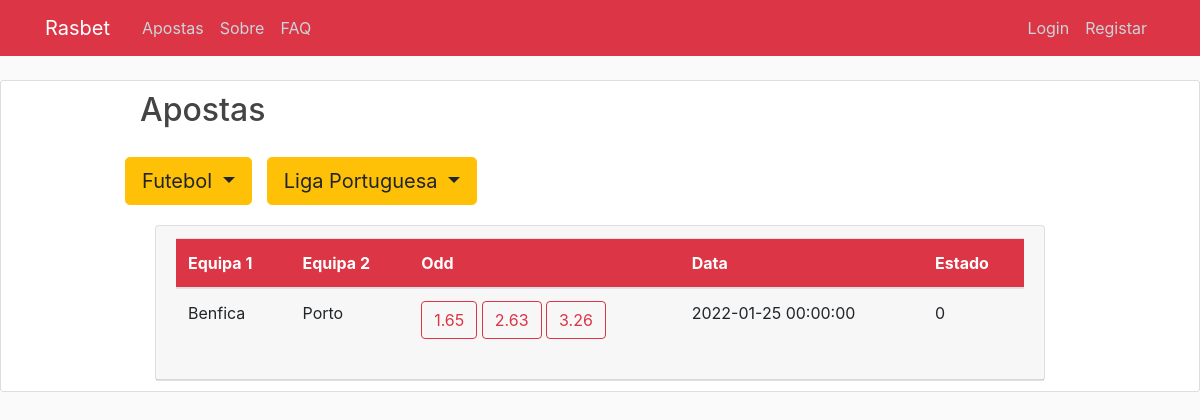
The page /bets/0/0 on the database its author committed.
### rasbet/models.py (models this page shows, shortened)
class Sport(db.Model):
    id = db.Column(db.Integer, primary_key = True, autoincrement=True)
    name = db.Column(db.String(120), unique = True, nullable = False)
    competitions = db.relationship("Competition")

class Competition(db.Model):
    id = db.Column(db.Integer, primary_key = True, autoincrement=True)
    name = db.Column(db.String(120), unique = False, nullable = False)
    sport_id = db.Column(db.Integer, db.ForeignKey('sport.id' ), nullable=False)
    events = db.relationship("Event")

class Event(db.Model):
    id = db.Column(db.Integer, primary_key = True, autoincrement=True)
    name = db.Column(db.String(50), nullable=False)
    start_date = db.Column(db.DateTime, nullable = False)
    state = db.Column(db.String(20), unique = False, nullable = False)
    competition_id = db.Column(db.Integer, db.ForeignKey('competition.id' ), nullable=False)
    odds = db.relationship("Odd")

class Participant(db.Model):
    id = db.Column(db.Integer, primary_key = True, autoincrement=True)
    name = db.Column(db.String(120), unique = True, nullable = False)
    odds = db.relationship("Odd")

class Odd(db.Model):
    id = db.Column(db.Integer, primary_key = True, autoincrement=True)
    value = db.Column(db.Float, unique = False, nullable = False)
    participant_id = db.Column(db.Integer, db.ForeignKey('participant.id' ), nullable = True)
    event_id = db.Column(db.Integer, db.ForeignKey('event.id' ), nullable=False)
    bo = db.relationship("BetOdd")

### rasbet/routes.py (the view)
@app.route("/bets/<sport_id>/<competition_id>")
def bets(sport_id, competition_id):
    balance = None
    symbol = None
    if current_user.is_authenticated:
        balance = round(Wallet.query.filter_by(user_id=current_user.id,currency_id=current_user.currency_fav).first().balance, 2)
        symbol = Currency.query.filter_by(id=current_user.currency_fav).first().symbol
    competition_name = None
    sports = Sport.query.all()
    events = []
    e = []
    sport_name = Sport.query.filter_by(id=sport_id).first().name
    competitions = Competition.query.filter_by(sport_id=sport_id).all()
    if competition_id == "-1":
        for c in competitions:
            e += Event.query.filter_by(competition_id=c.id).all()
    else:
        competition_name = Competition.query.filter_by(id=competition_id).first().name
        e = Event.query.filter_by(competition_id=competition_id).all()
    for ee in e:
        odd = Odd.query.filter_by(event_id=ee.id).all()
        p = []
        for o in odd:
            p.append(Participant.query.filter_by(id=o.participant_id).first())
        events.append([ee, odd, p])
    if current_user.is_authenticated:
        return render_template('bets_logged_in.html', title='Bets',
                               sport_id=sport_id, sport_name=sport_name, sports = sports,
                               competition_id=competition_id, competition_name=competition_name, competitions=competitions,
                               events = events, balance=balance, symbol=symbol)
    else:
        return render_template('bets_logged_out.html', title='Bets',
                               sport_id=sport_id, sport_name=sport_name, sports = sports,
                               competition_id=competition_id, competition_name=competition_name, competitions=competitions,
                               events = events, balance=balance, symbol=symbol)

### rasbet/templates/bets_logged_out.html (shortened to what this page needs)
{% extends "layout.html" %}
{% block content %}
<div class="col-md-10 mx-auto">
    <div class="content-wrapper">
        <h2>Apostas</h2>
        <section class="content-header" style="padding-top:20px ">
            <div class="row">
                <div class="col-2.5" style="align-self: flex-end;">
                    <div big class="dropdown">
                        <button class="btn btn-warning dropdown-toggle btn-lg" type="button" id="dropdownMenuButton"
                            data-toggle="dropdown" aria-haspopup="true" aria-expanded="false">
                            {{ sport_name }}
                        </button>
                    </div>
                </div>
                <div class="col-3" style="align-self: flex-end;">
                    <div big class="dropdown">
                        <button class="btn btn-warning dropdown-toggle btn-lg" type="button" id="dropdownMenuButton"
                            data-toggle="dropdown" aria-haspopup="true" aria-expanded="false">
                            {% if competition_id != "-1" %}
                            {{ competition_name }}
                            {% else %}
                            Competições
                            {% endif %}
                        </button>
                    </div>
                </div>
            </div>
        </section>
        <section class="content" style="padding-top:20px ">
            <div class="container-fluid">
                <div class="row-2">
                    <div class="card">
                        <div class="card-header">
                            <table class="table" size="padding: 8em">
                                {% if sport_id == "0" %}
                                <thead class="p-3 mb-2 bg-danger text-white">
                                    <tr>
                                        <th scope="col">Equipa 1</th>
                                        <th scope="col">Equipa 2</th>
                                        <th>Odd</th>
                                        <th scope="col">Data</th>
                                        <th scope="col">Estado</th>
                                    </tr>
                                </thead>
                                <tbody>
                                    {% for ee, odd, p in events %}
                                    <tr>
                                        <td>{{ p[0].name }}</td>
                                        <td>{{ p[2].name }}</td>
                                        <td>
                                            <button type="button" class="btn btn-outline-danger">
                                                {{ odd[0].value }}
                                            </button>
                                            <button type="button" class="btn btn-outline-danger">
                                                {{ odd[1].value }}
                                            </button>
                                            <button type="button" class="btn btn-outline-danger">
                                                {{ odd[2].value }}
                                            </button>
                                        </td>
                                        <td>{{ ee.start_date }}</td>
                                        <td>{{ ee.state }}</td>
                                    </tr>
                                    {% endfor %}
                                </tbody>
                                {% endif %}
                            </table>
                        </div>
                    </div>
                </div>
            </div>
        </section>
    </div>
</div>
{% endblock %}>

### rasbet/static/main.css (style rules this page uses)
body { background: #fafafa; color: #333333; margin-top: 5rem; }
h1, h2, h3, h4, h5, h6 { color: #444444; }

### rows shown on the page
Sport: name "Futebol"
Competition: name "Liga Portuguesa"
Event: name "Benfica", name "Porto", value "1.65", value "2.63", value "3.26", start_date "2022-01-25 00:00:00", state "0"
